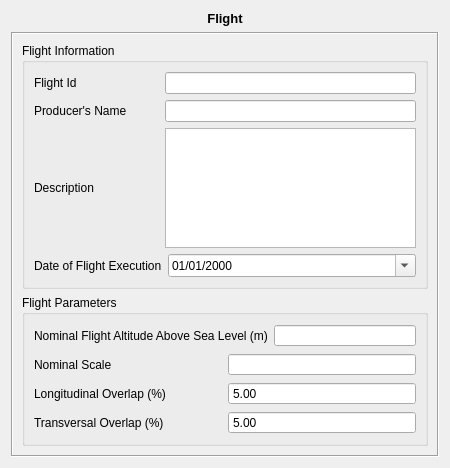
<?xml version="1.0" encoding="UTF-8"?>
<ui version="4.0">
 <class>FlightForm</class>
 <widget class="QWidget" name="FlightForm">
  <property name="geometry">
   <rect>
    <x>0</x>
    <y>0</y>
    <width>450</width>
    <height>468</height>
   </rect>
  </property>
  <property name="windowTitle">
   <string>Form</string>
  </property>
  <layout class="QVBoxLayout" name="verticalLayout_6">
   <item>
    <widget class="QLabel" name="label">
     <property name="text">
      <string>&lt;!DOCTYPE HTML PUBLIC &quot;-//W3C//DTD HTML 4.0//EN&quot; &quot;http://www.w3.org/TR/REC-html40/strict.dtd&quot;&gt;
&lt;html&gt;&lt;head&gt;&lt;meta name=&quot;qrichtext&quot; content=&quot;1&quot; /&gt;&lt;style type=&quot;text/css&quot;&gt;
p, li { white-space: pre-wrap; }
&lt;/style&gt;&lt;/head&gt;&lt;body style=&quot; font-family:'Sans'; font-size:10pt; font-weight:400; font-style:normal;&quot;&gt;
&lt;p style=&quot; margin-top:0px; margin-bottom:0px; margin-left:0px; margin-right:0px; -qt-block-indent:0; text-indent:0px;&quot;&gt;&lt;span style=&quot; font-weight:600;&quot;&gt;Flight&lt;/span&gt;&lt;/p&gt;&lt;/body&gt;&lt;/html&gt;</string>
     </property>
     <property name="alignment">
      <set>Qt::AlignCenter</set>
     </property>
    </widget>
   </item>
   <item>
    <widget class="QFrame" name="frame">
     <property name="frameShape">
      <enum>QFrame::Box</enum>
     </property>
     <property name="frameShadow">
      <enum>QFrame::Sunken</enum>
     </property>
     <layout class="QVBoxLayout" name="verticalLayout_5">
      <item>
       <widget class="QGroupBox" name="groupBox_2">
        <property name="title">
         <string>Flight Information</string>
        </property>
        <layout class="QVBoxLayout" name="verticalLayout_3">
         <item>
          <layout class="QVBoxLayout" name="verticalLayout_2">
           <item>
            <layout class="QHBoxLayout" name="horizontalLayout_8" stretch="1,2">
             <item>
              <widget class="QLabel" name="label_10">
               <property name="text">
                <string>Flight Id</string>
               </property>
              </widget>
             </item>
             <item>
              <widget class="QLineEdit" name="flightIDLineEdit"/>
             </item>
            </layout>
           </item>
           <item>
            <layout class="QHBoxLayout" name="horizontalLayout_7" stretch="1,2">
             <item>
              <widget class="QLabel" name="label_7">
               <property name="text">
                <string>Producer's Name</string>
               </property>
              </widget>
             </item>
             <item>
              <widget class="QLineEdit" name="producerNameLineEdit"/>
             </item>
            </layout>
           </item>
           <item>
            <layout class="QHBoxLayout" name="horizontalLayout_9" stretch="1,2">
             <item>
              <widget class="QLabel" name="label_8">
               <property name="text">
                <string>Description</string>
               </property>
              </widget>
             </item>
             <item>
              <widget class="QPlainTextEdit" name="descriptionTextEdit"/>
             </item>
            </layout>
           </item>
           <item>
            <layout class="QHBoxLayout" name="horizontalLayout_10" stretch="1,2">
             <item>
              <widget class="QLabel" name="label_9">
               <property name="text">
                <string>Date of Flight Execution</string>
               </property>
              </widget>
             </item>
             <item>
              <widget class="QDateEdit" name="flightDateEdit">
               <property name="specialValueText">
                <string> </string>
               </property>
               <property name="minimumDate">
                <date>
                 <year>1913</year>
                 <month>1</month>
                 <day>1</day>
                </date>
               </property>
               <property name="displayFormat">
                <string>dd/MM/yyyy</string>
               </property>
               <property name="calendarPopup">
                <bool>true</bool>
               </property>
              </widget>
             </item>
            </layout>
           </item>
          </layout>
         </item>
        </layout>
       </widget>
      </item>
      <item>
       <widget class="QGroupBox" name="groupBox">
        <property name="title">
         <string>Flight Parameters</string>
        </property>
        <layout class="QVBoxLayout" name="verticalLayout_4">
         <item>
          <layout class="QVBoxLayout" name="verticalLayout">
           <item>
            <layout class="QHBoxLayout" name="horizontalLayout_5">
             <item>
              <widget class="QLabel" name="label_3">
               <property name="text">
                <string>Nominal Flight Altitude Above Sea Level (m)</string>
               </property>
              </widget>
             </item>
             <item>
              <widget class="QDoubleSpinBox" name="flightHeightDoubleSpinBox">
               <property name="toolTip">
                <string>&lt;!DOCTYPE HTML PUBLIC &quot;-//W3C//DTD HTML 4.0//EN&quot; &quot;http://www.w3.org/TR/REC-html40/strict.dtd&quot;&gt;
&lt;html&gt;&lt;head&gt;&lt;meta name=&quot;qrichtext&quot; content=&quot;1&quot; /&gt;&lt;style type=&quot;text/css&quot;&gt;
p, li { white-space: pre-wrap; }
&lt;/style&gt;&lt;/head&gt;&lt;body style=&quot; font-family:'Sans'; font-size:10pt; font-weight:400; font-style:normal;&quot;&gt;
&lt;p style=&quot; margin-top:0px; margin-bottom:0px; margin-left:0px; margin-right:0px; -qt-block-indent:0; text-indent:0px;&quot;&gt;&lt;span style=&quot; color:#000000;&quot;&gt;Non used for calculations&lt;/span&gt;&lt;/p&gt;&lt;/body&gt;&lt;/html&gt;</string>
               </property>
               <property name="buttonSymbols">
                <enum>QAbstractSpinBox::NoButtons</enum>
               </property>
               <property name="specialValueText">
                <string> </string>
               </property>
               <property name="accelerated">
                <bool>true</bool>
               </property>
               <property name="maximum">
                <double>100000.000000000000000</double>
               </property>
              </widget>
             </item>
            </layout>
           </item>
           <item>
            <layout class="QHBoxLayout" name="horizontalLayout_4">
             <item>
              <widget class="QLabel" name="label_4">
               <property name="text">
                <string>Nominal Scale</string>
               </property>
              </widget>
             </item>
             <item>
              <widget class="QSpinBox" name="nominalScaleSpinBox">
               <property name="toolTip">
                <string>&lt;!DOCTYPE HTML PUBLIC &quot;-//W3C//DTD HTML 4.0//EN&quot; &quot;http://www.w3.org/TR/REC-html40/strict.dtd&quot;&gt;
&lt;html&gt;&lt;head&gt;&lt;meta name=&quot;qrichtext&quot; content=&quot;1&quot; /&gt;&lt;style type=&quot;text/css&quot;&gt;
p, li { white-space: pre-wrap; }
&lt;/style&gt;&lt;/head&gt;&lt;body style=&quot; font-family:'Sans'; font-size:10pt; font-weight:400; font-style:normal;&quot;&gt;
&lt;p style=&quot; margin-top:0px; margin-bottom:0px; margin-left:0px; margin-right:0px; -qt-block-indent:0; text-indent:0px;&quot;&gt;&lt;span style=&quot; color:#000000;&quot;&gt;Example: 1:10.000 equals &quot;One to Ten Thousand Scale&quot;&lt;/span&gt;&lt;/p&gt;&lt;/body&gt;&lt;/html&gt;</string>
               </property>
               <property name="whatsThis">
                <string/>
               </property>
               <property name="buttonSymbols">
                <enum>QAbstractSpinBox::NoButtons</enum>
               </property>
               <property name="specialValueText">
                <string> </string>
               </property>
               <property name="accelerated">
                <bool>true</bool>
               </property>
               <property name="prefix">
                <string>1:</string>
               </property>
               <property name="minimum">
                <number>99</number>
               </property>
               <property name="maximum">
                <number>10000000</number>
               </property>
               <property name="singleStep">
                <number>100</number>
               </property>
              </widget>
             </item>
            </layout>
           </item>
           <item>
            <layout class="QHBoxLayout" name="horizontalLayout_3">
             <item>
              <widget class="QLabel" name="label_5">
               <property name="text">
                <string>Longitudinal Overlap (%)</string>
               </property>
              </widget>
             </item>
             <item>
              <widget class="br::uerj::eng::efoto::EfotoDoubleSpinBox" name="horizontalOverlapDoubleSpinBox">
               <property name="buttonSymbols">
                <enum>QAbstractSpinBox::NoButtons</enum>
               </property>
               <property name="specialValueText">
                <string> </string>
               </property>
               <property name="accelerated">
                <bool>true</bool>
               </property>
               <property name="minimum">
                <double>4.000000000000000</double>
               </property>
               <property name="maximum">
                <double>95.000000000000000</double>
               </property>
               <property name="value">
                <double>5.000000000000000</double>
               </property>
              </widget>
             </item>
            </layout>
           </item>
           <item>
            <layout class="QHBoxLayout" name="horizontalLayout">
             <item>
              <widget class="QLabel" name="label_6">
               <property name="text">
                <string>Transversal Overlap (%)</string>
               </property>
              </widget>
             </item>
             <item>
              <widget class="br::uerj::eng::efoto::EfotoDoubleSpinBox" name="verticalOverlapDoubleSpinBox">
               <property name="buttonSymbols">
                <enum>QAbstractSpinBox::NoButtons</enum>
               </property>
               <property name="specialValueText">
                <string> </string>
               </property>
               <property name="accelerated">
                <bool>true</bool>
               </property>
               <property name="minimum">
                <double>4.000000000000000</double>
               </property>
               <property name="maximum">
                <double>95.000000000000000</double>
               </property>
               <property name="value">
                <double>5.000000000000000</double>
               </property>
              </widget>
             </item>
            </layout>
           </item>
          </layout>
         </item>
        </layout>
       </widget>
      </item>
     </layout>
    </widget>
   </item>
  </layout>
 </widget>
 <customwidgets>
  <customwidget>
   <class>br::uerj::eng::efoto::EfotoDoubleSpinBox</class>
   <extends>QDoubleSpinBox</extends>
   <header>EfotoDoubleSpinBox.h</header>
  </customwidget>
 </customwidgets>
 <resources/>
 <connections/>
</ui>
